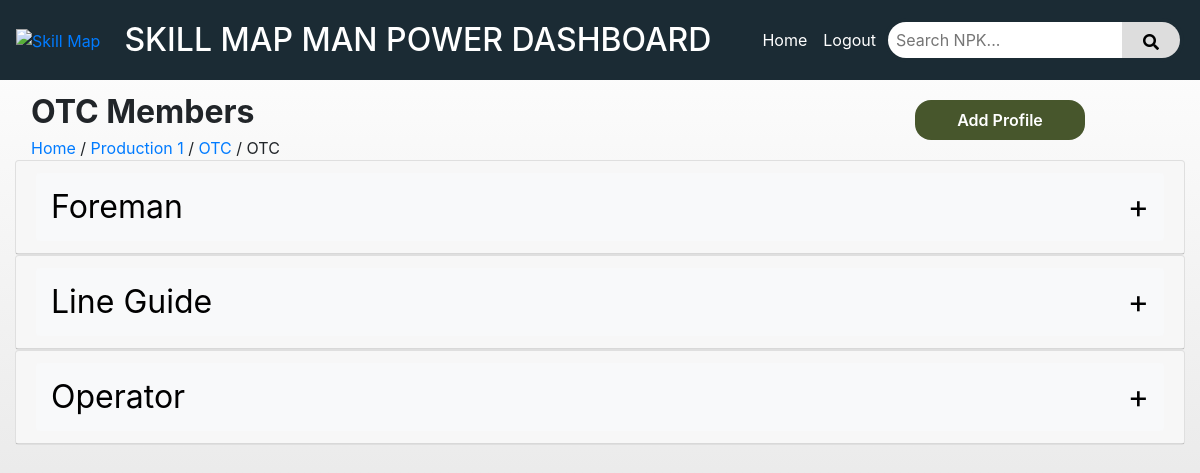
The page /sub_workstation_members.php?q=1 (signed in) on the database its author committed.
### tables this page shows
CREATE TABLE IF NOT EXISTS `sub_workstations` (
  `id` int(11) NOT NULL AUTO_INCREMENT,
  `name` varchar(48) NOT NULL,
  `workstation_id` int(11) NOT NULL,
  PRIMARY KEY (`id`),
  KEY `workstation_id` (`workstation_id`),
  KEY `idx_id_sub_workstations` (`id`)
);

CREATE TABLE IF NOT EXISTS `workstations` (
  `id` int(11) NOT NULL AUTO_INCREMENT,
  `dept_id` int(11) NOT NULL,
  `name` varchar(48) NOT NULL,
  PRIMARY KEY (`id`),
  KEY `dept_id` (`dept_id`),
  KEY `idx_dept_id` (`dept_id`)
);

CREATE TABLE IF NOT EXISTS `department` (
  `id` int(11) NOT NULL AUTO_INCREMENT,
  `dept_name` varchar(32) NOT NULL,
  PRIMARY KEY (`id`)
);

CREATE TABLE IF NOT EXISTS `roles` (
  `id` int(11) NOT NULL,
  `name` varchar(16) NOT NULL,
  PRIMARY KEY (`id`)
);

### includes/content/sub-ws-page.php (the view, shortened to what this page needs)
<div id='content'>
    <div class='container-fluid'>
        <div class='row'>
            <div class='col-md-9'>
                <div id="page-title" class="w-100">
                    <p><?php echo $current_ws ['name']?> Members</p>
                </div>
                <div class="w-100 pl-3">
                    <?php
                    $q_heiarchy = $conn->query("SELECT
                                    department.id as dept_id,
                                    department.dept_name as dept_name,
                                    workstations.id as ws_id,
                                    workstations.name as ws_name
                                FROM sub_workstations
                                    LEFT JOIN workstations ON sub_workstations.workstation_id = workstations.id
                                    LEFT JOIN department ON workstations.dept_id = department.id
                                WHERE sub_workstations.id = " . $ws_id . "
                            ");
                    $current_heiarchy = $q_heiarchy->fetch_assoc();
                    echo "
                            <span>
                                <a href='index.php'>Home</a>
                            </span>
                            <span> / </span>
                            <span>
                                <a href='department_workstations.php?q=" . $current_heiarchy['dept_id'] . "'>" . $current_heiarchy['dept_name'] . "</a>
                            </span>";
                    if ($current_heiarchy['ws_name'] != $current_ws)
                        echo "
                            <span> / </span>
                            <span>
                                <a href='workstation_members.php?q=" . $current_heiarchy['ws_id'] . "'>" . $current_heiarchy['ws_name'] . "</a>
                            </span>";
                    echo "
                            <span> / </span>
                            <span>
                                " . $current_ws ['name'] . "
                            </span>";
                    ?>
                </div>
            </div>
            <div class="col-md-2 d-flex align-items-center justify-content-center">
                <a href='add_profile.php?dept=<?php echo $current_heiarchy['dept_id'] ?>'
                    class='dp-create-btn-container'>
                    <div id='ao-create-btn' class='h-100 w-100'>
                        <p class='m-0'>Add Profile</p>
                    </div>
                </a>
            </div>
        </div>
        <?php
        $q_roles = $conn->query("SELECT name, id FROM roles");
        echo "<div id='accordion'>";
        while ($role_row = $q_roles->fetch_assoc()) {
            $role = $role_row['name'];
            $role_id = $role_row['id'];
            echo "
                <div class='card'>
                    <div class='card-header' id='heading{$role_id}'>
                        <h5 class='mb-0'>
                            <button class='btn btn-link accordion-button' data-toggle='collapse' data-target='#collapse{$role_id}' aria-expanded='true' aria-controls='collapse{$role_id}'>
                            <span style='color: black; font-size: 2rem;'>  " . $role . "</span> <span class='float-right toggle-icon'>+</span>
                            </button>
                        </h5>
                    </div>
                    <div id='collapse{$role_id}' class='collapse' aria-labelledby='heading{$role_id}'>
                        <div class='card-body'>
                        <div class='form-row'>
                                <label class='filter-label'>Search by Name or Npk:</label>
                            <input type='text' class='form-control search-input' placeholder='Search NPK or Name...' onkeyup='searchNPK(this, \"member-list-container-{$role_id}\")'>
                            </div>
                            <div class='filter-container'>
                            <form method='POST' action='' id='filter-form-{$role_id}'>
                            <div class='form-row'>
                                <div class='form-group col-md-6'>
                                    <label class='filter-label'>Filter by Process:</label>
                                    <select name='process_id_{$role_id}' class='form-control filter-select' id='process_id_{$role_id}'>
                                        <option value=''>All Process</option>";
            echo "</select>
                                </div>
                                <div class='form-group col-md-6'>
                                    <label class='filter-label'>Filter by Ehs:</label>
                                    <select  name='ehs_id_{$role_id}' class='form-control filter-select' id='ehs_id_{$role_id}'>
                                        <option value='' selected>All EHS</option>";
            echo "</select>
                                </div>
                            </div>
                            <div class='form-row'>
                                <div class='form-group col-md-6'>
                                    <label class='filter-label'>Filter by Quality:</label>
                                    <select name='quality_id_{$role_id}' class='form-control filter-select' id='quality_id_{$role_id}'>
                                        <option value=''>All Quality</option>";
            echo "</select>
                                </div>
                                <div class='form-group col-md-6'>
                                    <label class='filter-label'>Filter By Qualification:</label>
                                    <select name='qualification_status_{$role_id}' class='form-control filter-select' id='qualification_status_{$role_id}'>
                                        <option value='' selected>All Qualifications</option>
                                        <option value='1' " . (isset($_POST['qualification_status_' . $role_id]) && $_POST['qualification_status_' . $role_id] == '1' ? 'selected' : '') . ">Qualified</option>
                                        <option value='0' " . (isset($_POST['qualification_status_' . $role_id]) && $_POST['qualification_status_' . $role_id] == '0' ? 'selected' : '') . ">Not Qualified</option>
                                    </select>
                                </div>
                            </div>
                            </form>
                            </div>
                            <div class='no-data-message' id='no-data-{$role_id}'>No Employee Data Available</div>
                            <div id='loading-{$role_id}' class='spinner' style='display: none;'></div>
                            <div class='member-list-container' id='member-list-container-{$role_id}'>
                            </div>
                        </div>
                    </div>
                </div>";
        }
        echo "</div>";
        ?>
    </div>
</div>

### style/style.css (style rules this page uses)
:root { --main-color: #1B2B34; --main-color-highlighted: #2C4756; --complement-color: #2B341B; --complement-color-highlighted: #47562C; --secondary-color: #FFFFFF; --secondary-color-darken: #DDDDDD; --overlay-background-color: rgba(0, 0, 0, 0.5); --overlay-background-color-light: rgba(255, 255, 255, 0.15); --transparent-color: rgba(0, 0, 0, 0); --delete-color: #341B2B; --delete-color-highlighted: #562C47; --font-color-light: #FFFFFF; --font-color-dark: #000000; }
html, body { width: 100%; overflow-x: hidden; background-image: linear-gradient(var(--secondary-color), var(--secondary-color-darken)); background-repeat: no-repeat; height: 100%; }
body { display: flex; flex-direction: column; }
a { text-decoration: none !important; }
#page-title { margin-top: 0.5rem; font-weight: 700; font-size: 2rem; padding-left: 1rem; padding-right: 1rem; }
#page-title p { margin: 0px; }
#content { display: flex; flex-direction: column; align-items: center; width: 100%; flex: 1 1 auto; }
.dp-create-btn-container { display: flex; flex-direction: column; align-items: center; justify-content: center; width: 100%; height: 50%; }
#ao-create-btn { margin-top: auto; border: none !important; background-color: var(--complement-color-highlighted); border-radius: 16px; padding: 0.5rem; margin: 0px; color: var(--font-color-light) !important; font-weight: 600; text-align: center; cursor: pointer; }
#ao-create-btn>p { color: var(--font-color-light) !important; }

### includes/content/sub-ws-page.php (style rules this page uses)
.accordion-button { width: 100%; text-align: left; padding: 10px 15px; color: black; background-color: transparent; border: none; }
.accordion-button:not(.collapsed) { color: black; background-color: #f8f9fa; }
.accordion-button .toggle-icon { color: black; font-size: 2rem; }

### rows shown on the page
sub_workstations: name "OTC"
workstations: dept.dept_name "Production 1", name "OTC"
roles: name "Foreman"
roles: name "Line Guide"
roles: name "Operator"
